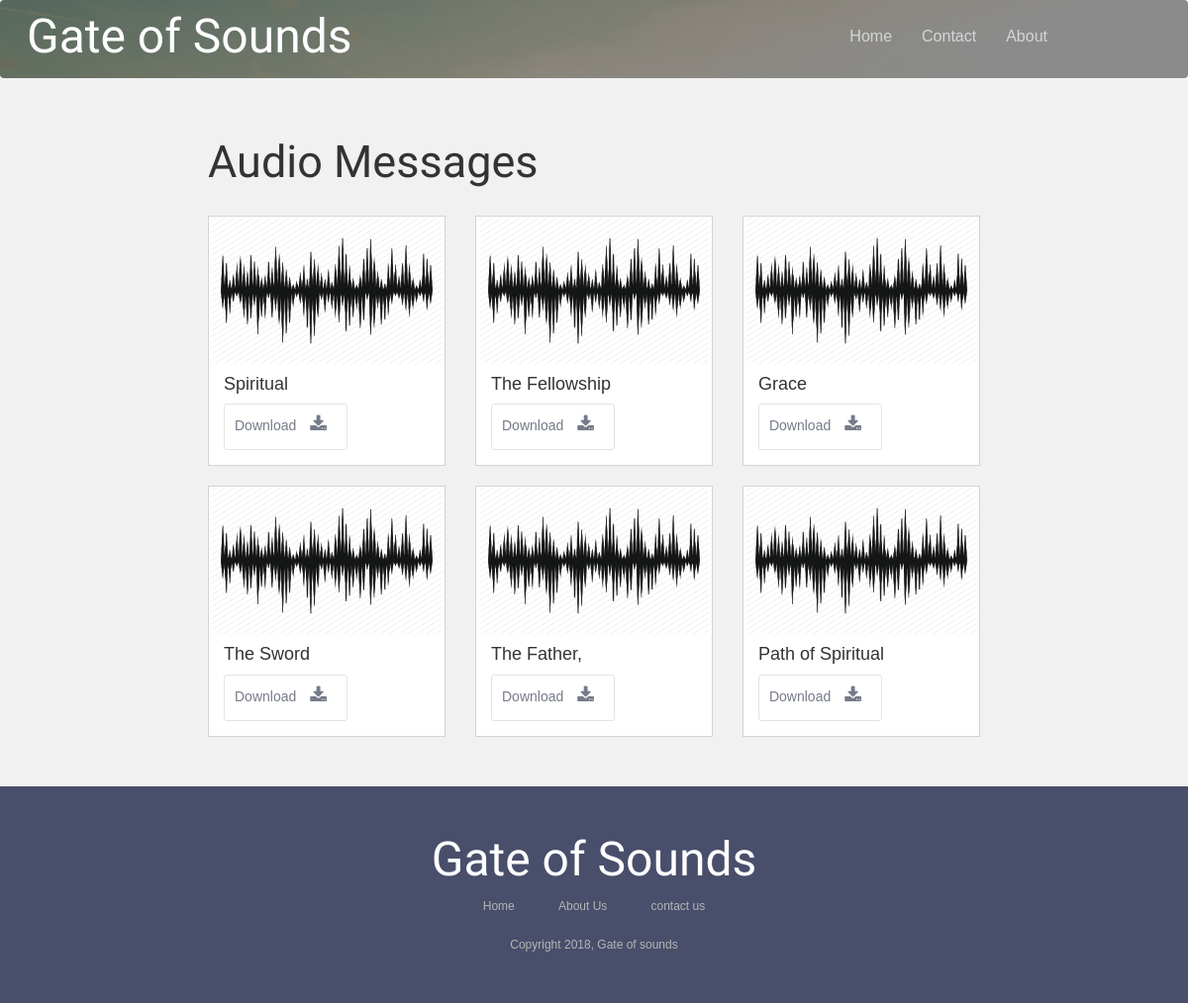
The app's page /audios/ with its own data.
### sounds/models.py (models this page shows)
class AudioMessages(models.Model):
    title = models.CharField(max_length= 30)
    link = models.URLField(max_length=200)

### sounds/views.py (the view)
# urls.py: path('audios/', views.AudioListView.as_view(), name='audios'),
class AudioListView(generic.ListView):
    model = AudioMessages
    template_name = 'sounds/audio.html'
    paginate_by = 12

### sounds/templates/sounds/audio.html (shortened to what this page needs)
{% extends 'base_generic.html' %}
{% block content %}
{% load static %}
{% load bootstrap3 %}
<link rel='stylesheet' href='{% static "sounds/style.css" %}'>
<div class='postShowcase'>
    <section id='articles2'>
        <div class='showme2'>
            <div id='articlesInner2'>
                <br><br>
                <span  style="font-family:Open Sans Condensed; font-size:45px">Audio Messages</span><br><br>
                <div class='row'>
                    <div class="wow zoomInUp" data-wow-delay="0.5s" >
                        {% for audios in audiomessages_list %}
                        <div class='col-sm-4' id='outerarticle'>
                            <div id='articleInner1'>
                                <img src='{% static "sounds/wave.png" %}'  class='responsive2' >
                                <div id='articleInner3'>
                                    <span><h4>{{ audios.title }}</h4></span>
                                    <a href='{{audios.link}}' >
                                        <button id='articleBut111' >Download
                                            <span class="symbol-input100">
                                                <i class="fa fa-download" id='fa-touch'></i>
                                            </span>
                                        </button>
                                    </a>
                                </div>
                            </div>
                        </div>
                    {% endfor %}
                    </div>
                </div>
            </div>
        </div>
    </section>
</div>
{% endblock %}

### sounds/static/sounds/style.css (style rules this page uses)
body { font-family: sans-serif; font-size: 15px; }
.showme2 { width:70%; margin: auto; }
.fa { color: #fff; padding: 5px 10px 10px 10px; font-size: 18px; }
.postShowcase { background: red; }
.responsive2 { width:100%; height: 150px; border-radius: 10px; }
#articles2 { background:#f1f1f1; }
#articlesInner2 { padding: 10px 30px 30px 30px; }
#articleInner1 { background: #fff; border: 0.5px solid #d3d3d3; }
#outerarticle { padding-bottom: 20px; }
#articleInner3 { padding-left:15px; padding-right:15px; padding-bottom: 15px; }
#articleBut111 { border:1px solid #E3E3E5; color:#636E7B; background:none; border-radius:3px; font-size:14px; padding:6px 10px; color:#767B89; }
#fa-touch { color:#767B89; }

### records on screen
AudioMessages: title "Spiritual"
AudioMessages: title "The Fellowship"
AudioMessages: title "Grace"
AudioMessages: title "The Sword"
AudioMessages: title "The Father,"
AudioMessages: title "Path of Spiritual"
